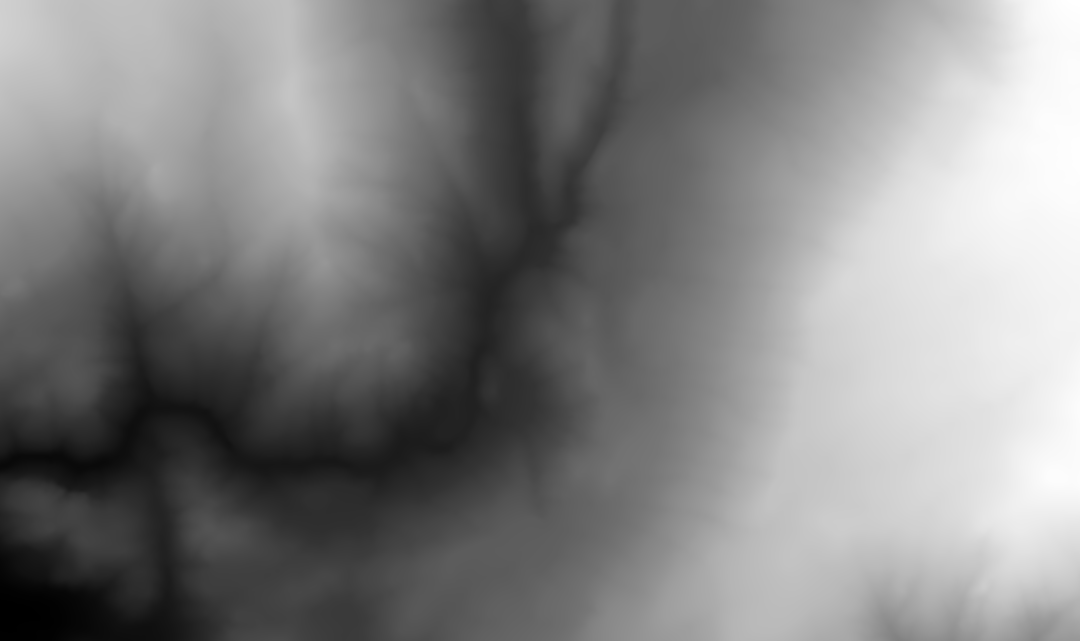
#> input picture heightmapper-1651194184194.png, 3240 x 1922 px (shown at 1/3 size)
$ python util.py
#> lines starting #> are read from the running program, lines starting #| are printed output that depends on the picture; long printed decimals are rounded
import numpy as np
import itertools
import matplotlib.pyplot as plt
import math
from PIL import Image
import scipy as sp
import scipy.ndimage

#example of how to use plotting functions
def main():
    # [8 lines of commented-out code are left out]
    img = Image.open("heightmapper-1651194184194.png")
#> img is the input picture: PIL image 3240x1922 RGBA; mean R, G, B, A 130, 130, 130, 255
    z_x_multiplier = 0.1925720009140796
    z_max = 2814 #meters
    z_min = 1668 #meters
    title = "Random California"

    #---testing plot functions---
    #transforming image to matrix
    map = Map(img,z_x_multiplier,z_max,z_min)
    #plotting heat map
    fig = plt.figure()
    fig = plot_heatmap(map,title,fig)
    #plotting contour lines on top
    fig = plot_contours(map,title,fig)
#> in plot_contours, `cont = plt.contour(X,Y,map.Z,num_cont)`:
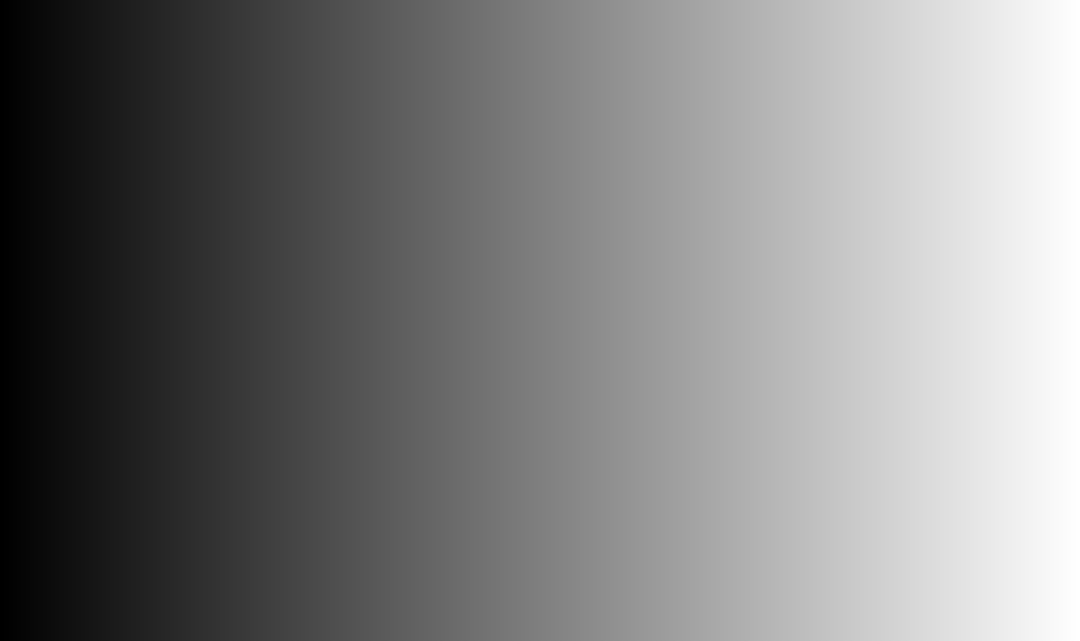
#> X: shape (1922, 3240) float64 (shown at 1/3 size); min 0, max 14608.2, mean 7304.1; drawn with min black and max white
    plt.savefig('figure1.png',dpi = 300)
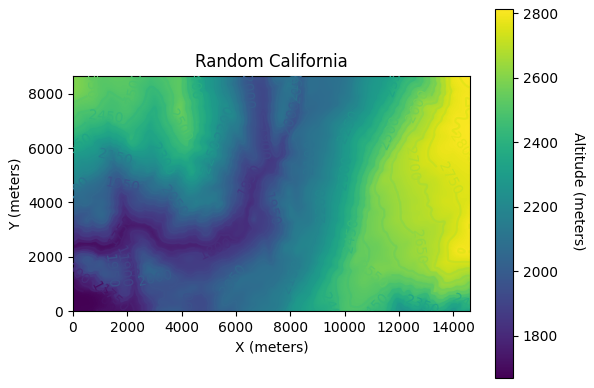
#> figure drawn by matplotlib, 2 panels

    #---testing path class---
    #creating path
    i_0 = 500
    j_0 = 500
    i_f = 500
    j_f = 1500
    p = Path([(i_0,j_0)])
    i = i_0*np.ones((np.abs(j_f - j_0)+1,)) #i = np.linspace(i_0,i_f,np.abs(i_f - i_0)+1,dtype=int)
    j = np.linspace(j_0,j_f,np.abs(j_f - j_0)+1,dtype=int)
    for idx in range(np.abs(i_0-i_f)):
            p.add(i[idx],j[idx])
    p.add(i_f,j_f)
    #plotting path
    p.plot_coords(fig,map,'red','sample_path')

    #---Testing path aux plotting functions---
    fig = plt.figure()
    p.plot_elev(fig,map,c='blue')
#> in plot_elev, `self.h = [map.Z[i_0,j_0]]`: self.h = [2402.6]
#> the loop in plot_elev, `for idx in range(1,len(self.path)):` made 1 pass
#> (delta_elevation in distance, dist) on pass 1: (-468.6, 4534.4)
#> after the loop in plot_elev, `for idx in range(1,len(self.path)):`: dist = 4534.4; self.d = [0, 4534.4]; self.h = [2402.6, 1934]
    fig = plt.figure()
    p.plot_grade(fig,map,c='blue')
#> the loop in plot_grade, `for idx in range(1,len(self.path)):` made 1 pass
#> after the loop in plot_grade, `for idx in range(1,len(self.path)):`: dist = 4534.4; self.d = [0]; self.g = [-10.39]
    plt.show()
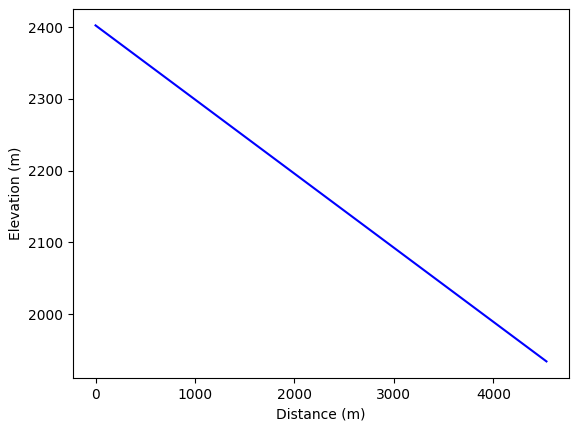
#> figure drawn by matplotlib, 1 panel
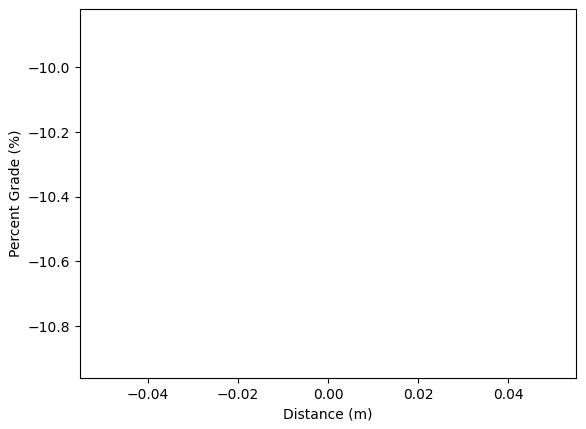
#> figure drawn by matplotlib, 1 panel

    #---Testing neighbors function---
    ## REVIEW THIS MECHANICS TO DERIVE Astar ##
    max_grade = 25 # As a %
    V = np.zeros((map.rows,map.cols))
    i = 0
    j = 0
    actual_neighbors,actual_neighbor_weights = neighbors(i,j,map,V,max_grade)
    print('Neighbors to (' + str(i) + ',' + str(j) + '):')
    print(actual_neighbors)
    print('Weights of neighbors:')
    print(actual_neighbor_weights)

class Path():
    def __init__(self,p):
        self.path = p
        self.h = []
        self.g = []
        self.d = []

    #THIS IS WHAT I NEED TO USE MOST#
    def add(self,i,j):
        self.path.append((i,j))

    #THIS IS WHAT I NEED TO USE# WILL NEED NEW PATH FOR EACH NEIGHBOR
    def copy(self):
        return Path([p for p in self.path])

    def plot_coords(self,fig,map,color,path_name):
        n = len(self.path)
        x = np.zeros((n,1))
        y = np.zeros((n,1))
        for idx in range(n):
            i,j = self.path[idx]
            y[idx] = i
            x[idx] = j
        plt.plot(x*map.width/map.cols,y*map.length/map.rows,label=path_name,c=color)
        plt.legend()
        return plt.gcf()

    def plot_grade(self,fig,map,c='blue'):
        if not self.g or not self.d:
            self.g = []
            self.d = []
            dist = 0.0
            i_0,j_0 = self.path[0]
            for idx in range(1,len(self.path)):
                i_f,j_f = self.path[idx]
                self.g.append(map.grade(i_0,j_0,i_f,j_f)*100)
                self.d.append(dist)
                dist += map.distance(i_0,j_0,i_f,j_f)
                i_0 = i_f
                j_0 = j_f
        plt.plot(range(len(self.g)),self.g,color=c)
        plt.xlabel('Distance (m)')
        plt.ylabel('Percent Grade (%)')
        return plt.gcf()

    def plot_elev(self,fig,map,c='blue'):
        if not self.h or not self.d:
            self.d = [0.0]
            dist = 0.0
            i_0,j_0 = self.path[0]
            self.h = [map.Z[i_0,j_0]]
            for idx in range(1,len(self.path)):
                i_f,j_f = self.path[idx]
                dist += map.distance(i_0,j_0,i_f,j_f)
                self.h.append(map.Z[i_f,j_f])
                self.d.append(dist)
                i_0 = i_f
                j_0 = j_f
        plt.plot(self.d,self.h,color=c)
        plt.xlabel('Distance (m)')
        plt.ylabel('Elevation (m)')
        return plt.gcf()

class Map():
    rows = 1
    cols = 1
    length = 0.0
    width = 0.0
    Z = np.zeros((rows,cols))

    def __init__(self,img,z_x_multiplier,z_max,z_min):
        #reformatting image to elevation matrix in meters
        grayscale_img = img.convert("L")
        z = np.asarray(grayscale_img)
        z = z*((z_max - z_min)/255) + z_min*np.ones(np.shape(z))
        sigma = [4.5,4.5]
        self.Z = sp.ndimage.filters.gaussian_filter(z, sigma, mode='nearest')

        #computing scaling factor from index to meters
        dim = np.shape(self.Z)
        self.rows = dim[0] #number of rows
        self.cols = dim[1] #number of columns
        self.width = z_max/z_x_multiplier
        self.length = self.width*self.rows/self.cols


    def grade(self,i_0,j_0,i_f,j_f):
        delta_elevation = self.Z[i_f,j_f] - self.Z[i_0,j_0]
        delta_coords = np.linalg.norm(np.array([(i_0-i_f)*self.length/self.rows,(j_0-j_f)*self.width/self.cols]),2)
        return delta_elevation/delta_coords

    def distance(self,i_0,j_0,i_f,j_f): #switch these - i is rows, j is columns
        delta_elevation = self.Z[i_f,j_f] - self.Z[i_0,j_0]
        delta_coords = np.linalg.norm(np.array([(i_0-i_f)*self.length/self.rows,(j_0-j_f)*self.width/self.cols]),2)
        return np.linalg.norm(np.array([delta_coords,delta_elevation]),2)

## HERE WE CAN GET THE NEIGHBORS ## The priority will be the edge weights sum and the extra cost "to go" - i.e. the L2 norm.
def neighbors(i,j,map,V,max_grade):
#> called with i = 0, j = 0, max_grade = 25
    actual_neighbors = []
    actual_neighbor_weights = []
    possible_neighbors = itertools.product([-1,1,0], repeat=2)
    for neighbor in possible_neighbors:
        i_n = i + neighbor[0]
        j_n = j + neighbor[1]
        if (i_n >= 0 and i_n < map.rows) and (j_n >= 0 and j_n < map.cols)\
             and (not V[i_n,j_n]) and not (i_n == i and j_n == j):
            delta_elevation = map.Z[i_n,j_n] - map.Z[i,j]
            delta_coords = np.linalg.norm(np.array([(i-i_n)*map.length/map.rows,(j-j_n)*map.width/map.cols]),2)
            abs_grade = np.abs(delta_elevation/delta_coords)
            if abs_grade <= max_grade/100:
                distance = np.linalg.norm(np.array([delta_coords,delta_elevation]),2)
                actual_neighbors.append((i_n,j_n))
                actual_neighbor_weights.append(distance)
#> this loop made 9 passes
#> (abs_grade, distance) on passes 5, 6, 8: (0.0622, 6.39), (0.0135, 4.51), (0.0738, 4.52)
#> after the loop, actual_neighbor_weights = [6.39, 4.51, 4.52]; actual_neighbors = [(1, 1), (1, 0), (0, 1)]
    return actual_neighbors,actual_neighbor_weights

# [23 lines of commented-out code are left out]


def plot_heatmap(map,title,fig):
    #plot heatmap
    plt.imshow(map.Z,extent=[0,map.width,0,map.length])
    cbar = plt.colorbar()
    cbar.set_label('Altitude (meters) \n ',labelpad = 20, rotation=270)
    plt.xlabel("X (meters)")
    plt.ylabel("Y (meters)")
    plt.title(title)
    return plt.gcf()

def plot_heatmap_visted(map,title, width, length):
    #plot heatmap
    plt.imshow(map,extent=[0,width,0,length])
    cbar = plt.colorbar()
    cbar.set_label('Altitude (meters) \n ',labelpad = 20, rotation=270)
    plt.xlabel("X (meters)")
    plt.ylabel("Y (meters)")
    plt.title(title)
    return plt.gcf()

def plot_gradient_heatmap():
    pass


def plot_contours(map,title,fig):
    #creating x,y grid
    x = np.linspace(0,map.cols-1,map.cols)*(map.width/map.cols)
    y = np.linspace(0,map.rows-1,map.rows)*(map.length/map.rows)
    y = np.flip(y)
    X, Y = np.meshgrid(x,y)

    #plotting contours
    num_cont = 25
    cont = plt.contour(X,Y,map.Z,num_cont)
    ax = plt.gca()
    ax.clabel(cont, inline=True, fontsize=10)
    plt.xlabel("X (meters)")
    plt.ylabel("Y (meters)")
    plt.title(title)
    return plt.gcf()

if __name__ == '__main__':
	main()
#> in main, `actual_neighbors,actual_neighbor_weights = neighbors(i,j,map,V,max_gra..`: actual_neighbor_weights = [6.39, 4.51, 4.52]
#| [(1, 1), (1, 0), (0, 1)]
#| [6.391, 4.511, 4.522]

$ run again, with heightmapper-1649890206078.png copied over heightmapper-1651194184194.png
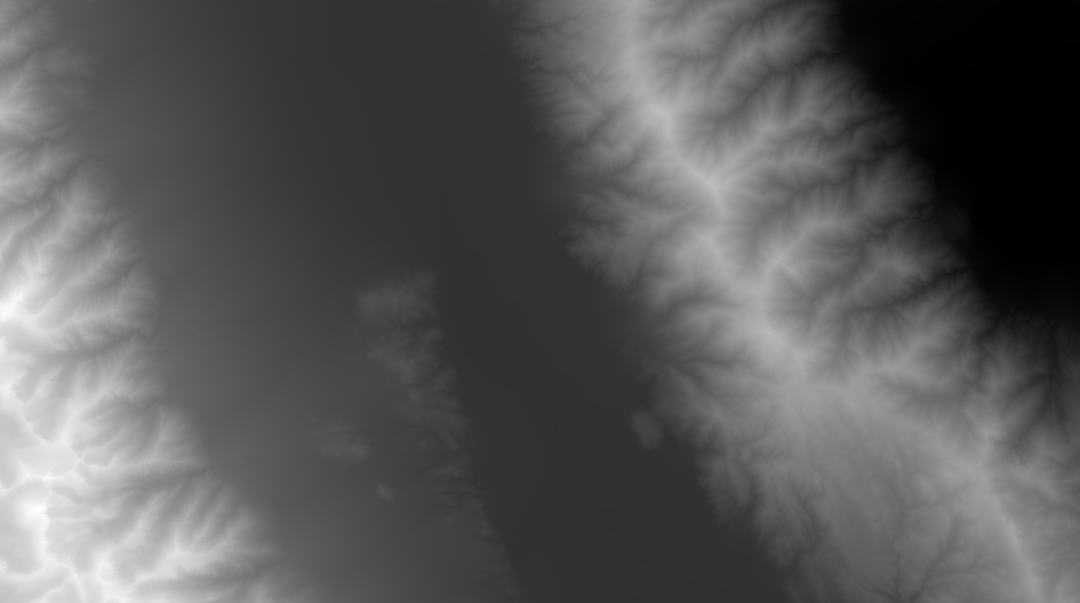
#> input picture heightmapper-1649890206078.png, 3240 x 1808 px (shown at 1/3 size)
#> in main, img is the input picture: PIL image 3240x1808 RGBA; mean R, G, B, A 88.5, 88.5, 88.5, 255
#> in main, `plt.savefig('figure1.png',dpi = 300)`:
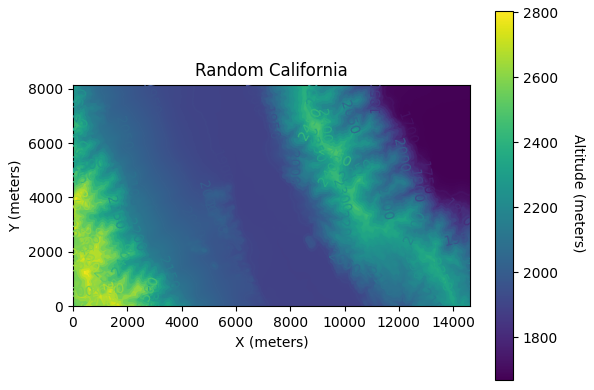
#> figure drawn by matplotlib, 2 panels
#> in plot_elev, `self.h = [map.Z[i_0,j_0]]`: self.h = [2023.7]
#> the loop in plot_elev, `for idx in range(1,len(self.path)):` made 1 pass
#> (delta_elevation in distance, dist) on pass 1: (-131, 4512)
#> after the loop in plot_elev, `for idx in range(1,len(self.path)):`: dist = 4512; self.d = [0, 4512]; self.h = [2023.7, 1892.7]
#> the loop in plot_grade, `for idx in range(1,len(self.path)):` made 1 pass
#> after the loop in plot_grade, `for idx in range(1,len(self.path)):`: dist = 4512; self.d = [0]; self.g = [-2.91]
#> in main, `plt.show()`:
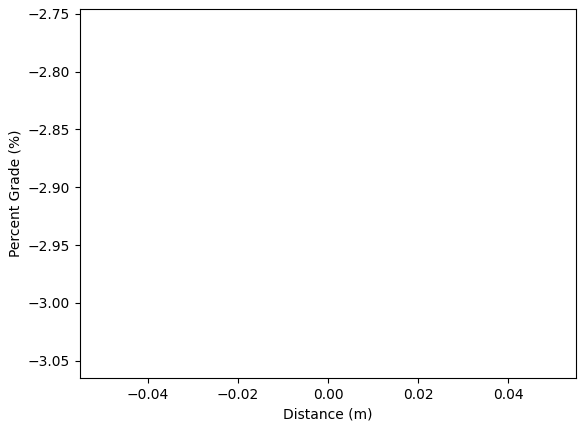
#> figure drawn by matplotlib, 1 panel
#> the loop in neighbors, `for neighbor in possible_neighbors:` made 9 passes
#> (abs_grade, distance) on pass 6: (0.223, 4.62)
#> after the loop in neighbors, `for neighbor in possible_neighbors:`: actual_neighbor_weights = [4.62]; actual_neighbors = [(1, 0)]
#> in main, `actual_neighbors,actual_neighbor_weights = neighbors(i,j,map,V,max_gra..`: actual_neighbor_weights = [4.62]
#| [(1, 0)]
#| [4.621]
